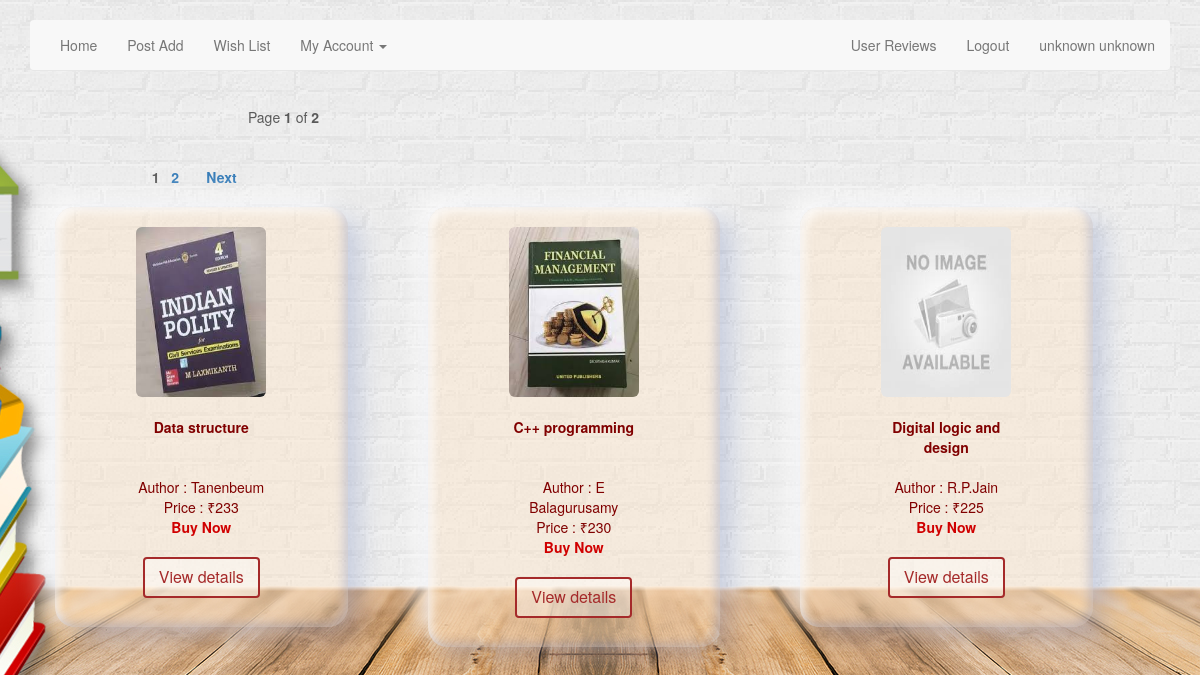
/HOME2.php, run on the app's committed database.
### tables this page shows
CREATE TABLE IF NOT EXISTS `book` (
`book_id` int(11) NOT NULL,
  `name` varchar(50) NOT NULL,
  `author` varchar(50) NOT NULL,
  `publication` varchar(30) DEFAULT NULL,
  `edition` int(3) DEFAULT NULL,
  `description` varchar(1500) DEFAULT NULL,
  `price` varchar(5) NOT NULL,
  `category` varchar(20) NOT NULL,
  `status` varchar(10) NOT NULL DEFAULT 'Active',
  `imagename` varchar(50) DEFAULT 'noimage.jpg',
  `image` blob
);

### conne.inc.php (called while the page is built, shortened)
<?php
$c=mysqli_connect('localhost','root','') or die("NOT CONNECTED");
$cc=mysqli_select_db( $c,'hello1');
?>

### core2.php (called while the page is built, shortened)
<?php
function dbi_result($result, $row, $field)
{
  if ($result->num_rows == 0) return 'unknown';
  $result->data_seek($row);
  $ceva = $result->fetch_assoc();
  return (isset($ceva[$field]) ? $ceva[$field]
    : (strpos($field, '.') ? $ceva[substr($field, strrpos($field, '.') + 1)] : ''));
}
function getuserfield($field)
{
require 'conne.inc.php';
$query="SELECT `$field` FROM `user` WHERE `user_id`='".$_SESSION['user_id']."'";
if($query_run=mysqli_query($c,$query))
{
if($query_result=dbi_result($query_run,0,$field))
{
   return $query_result;
}
else
{
  echo 'UNKNOWN USER';
 }
}
}
?>

### HOME2.php (the view, shortened to what this page needs)
<?php
require 'universal.inc.php';
$sql="SELECT * FROM `book` WHERE 1";
if($dhanu=mysqli_query($c,$sql))
{
if(mysqli_num_rows($dhanu)==0)
{
echo "NO RESSSULT FOUND";
}
else{
$query = mysqli_query($c,$sql);
$rows = mysqli_num_rows($query);
$page_rows = 3;
$last = ceil($rows/$page_rows);
$pagenum = 1;
$limit = 'LIMIT ' .($pagenum - 1) * $page_rows .',' .$page_rows;
$sql = "SELECT * from book $limit";
$query = mysqli_query($c,$sql);
$textline2 = "Page <b>$pagenum</b> of <b>$last</b>";
$paginationCtrls = '';
if($last != 1){
	$paginationCtrls .= ''.$pagenum.' &nbsp; ';
	for($i = $pagenum+1; $i <= $last; $i++){
		$paginationCtrls .= '<a href="'.$_SERVER['PHP_SELF'].'?pn='.$i.'">'.$i.'</a> &nbsp; ';
	}
    if ($pagenum != $last) {
        $next = $pagenum + 1;
        $paginationCtrls .= ' &nbsp; &nbsp; <a href="'.$_SERVER['PHP_SELF'].'?pn='.$next.'">Next</a> ';
    }
}
$list = '';
?><!DOCTYPE html>
<html lang="en">
<head>
    <link href="dist/css/bootstrap.min.css" rel="stylesheet">
    <link href="carousel.css" rel="stylesheet">
  </head>
  <body>
    <div class="navbar-wrapper">
      <div class="container">
        <nav class="navbar navbar-default navbar-static-top">
          <div class="container">
           <div id="navbar" class="navbar-collapse collapse">
          <ul class="nav navbar-nav">
          <li><a href="HOME2.php">Home</a></li>
            <li><a href="post2.php">Post Add</a></li>
            <li><a href="wlist2.php">Wish List</a></li>
             <li class="dropdown">
              <a href="#" class="dropdown-toggle" data-toggle="dropdown" role="button" aria-expanded="false">My Account <span class="caret"></span></a>
            </li>
          </ul>
          <ul class="nav navbar-nav navbar-right">
 <li><a href="revieww.php">User Reviews</a></li>
		    <li><a href="logout.php">Logout</a></li>
            <li><a href="accountinfo.php"><?php echo getuserfield('fname').' '.getuserfield('lname');?>
</a></li>
            </ul>
        </div> </div>
        </nav>
      </div>
    </div>
<form  method="post" action="searchres.php?go"  id="searchform">
	      &nbsp;&nbsp;&nbsp;&nbsp;&nbsp;&nbsp;&nbsp;&nbsp;&nbsp;&nbsp;&nbsp;&nbsp;&nbsp;&nbsp;&nbsp;&nbsp;&nbsp;&nbsp;&nbsp;&nbsp;&nbsp;&nbsp;&nbsp;&nbsp;&nbsp;&nbsp;&nbsp;&nbsp;&nbsp;&nbsp;&nbsp;&nbsp;&nbsp;&nbsp;&nbsp;&nbsp;&nbsp;&nbsp;&nbsp;&nbsp;&nbsp;&nbsp;&nbsp;&nbsp;&nbsp;&nbsp;&nbsp;&nbsp;&nbsp;&nbsp;&nbsp;&nbsp;&nbsp;&nbsp;&nbsp;&nbsp;&nbsp;
		 Search : &nbsp;&nbsp;&nbsp;&nbsp; <input  type="text" name="name1" style="height: 29px"> &nbsp;&nbsp;&nbsp;&nbsp;&nbsp;&nbsp;&nbsp;&nbsp;&nbsp;&nbsp;&nbsp;&nbsp;&nbsp;&nbsp;&nbsp;
	    </form>
	<div>
  <p style="margin-left:100px;"><?php echo '<br><br>&nbsp;&nbsp;&nbsp;&nbsp;&nbsp;&nbsp;&nbsp;&nbsp;&nbsp;&nbsp;&nbsp;&nbsp;&nbsp;&nbsp;&nbsp;&nbsp;&nbsp;&nbsp;&nbsp;&nbsp;&nbsp;&nbsp;&nbsp;&nbsp;&nbsp;&nbsp;&nbsp;&nbsp;&nbsp;&nbsp;&nbsp;&nbsp;&nbsp;&nbsp;&nbsp;&nbsp;&nbsp;&nbsp;'.$textline2; ?></p>
  <p><?php echo '&nbsp;&nbsp;&nbsp;&nbsp;&nbsp;&nbsp;&nbsp;&nbsp;&nbsp;&nbsp;&nbsp;&nbsp;&nbsp;&nbsp;&nbsp;&nbsp;&nbsp;&nbsp;&nbsp;'.$list; ?></p>
  <div id="pagination_controls"><?php echo'&nbsp;&nbsp;&nbsp;
  &nbsp;&nbsp;&nbsp;&nbsp;&nbsp;&nbsp;&nbsp;&nbsp;&nbsp;&nbsp;&nbsp;&nbsp;&nbsp;&nbsp;&nbsp;&nbsp;&nbsp;&nbsp;&nbsp;&nbsp;&nbsp;&nbsp;&nbsp;&nbsp;&nbsp;&nbsp;&nbsp;&nbsp;&nbsp;&nbsp;&nbsp;&nbsp;&nbsp;&nbsp;&nbsp;<b>'.$paginationCtrls.'</b>'; ?></div>
</div>
	  <?php
echo'<br>';
while($row=mysqli_fetch_assoc($query))
{
if(!$bookname=$row['name'])
{break;}
$author=$row['author'];
$price=$row['price'];
$status=$row['status'];
$bookid=$row['book_id'];
$image=$row['imagename'];
?>
<div class="container marketing">
      <div class="row">
		<?php
       if($status!='Sold' && $status!='Deactive')
       { echo	"<div class='col-lg-3' style='min-height : 380px; border: none; border-radius : 20px; margin : 0 40px;padding : 20px 80px; text-align:center; background-color:rgba(255,228,196,0.4);box-shadow: 12px 12px 25px 0px rgba(55, 84, 170, 0.2), -12px -12px 25px 0px rgba(255, 255, 255, 0.7), inset -5px -5px 10px 0px rgba(55, 84, 170, 0.2), inset 5px 5px 10px 0px rgba(255, 255, 255, 0.7);'>";
		     if($image)
            {
                 echo "<img  class=\"img-rounded\" src=.\assets\img\\$image height=\"170px\" width=\"130px\"  alt=\"Generic placeholder image\"   >  ";
            }
            else
            {
        ?>
                <img class="img-rounded" src="./assets/img/book2.jpg" alt="Generic placeholder image" style="width: 130px; height: 170px;">
        <?php
            }
          ?>
          <?php echo"<br><br><div style='height : 20px;'><a style=' text-decoration : none; color : rgb(128,0,0); margin-top : 8px; padding : 16px 0;' id='various3' href='perticular.php?id=$bookid'><b>$bookname</b></a></div>";
                   echo"<br><span style='text-decoration : none; color : rgb(128,0,0);'><br>Author : $author</span>";
           echo"<span style='text-decoration : none; color : rgb(128,0,0);'><br>Price : ₹$price</span>";
                     if($status!='Booked')
                    {
                            echo"<br><a style='text-decoration : none; color : rgb(208,0,0);' id='various3' href='booking2.php?id=$bookid'><b>Buy Now</b></a>";
                    }
                    else
					{
					        echo"<br>Already Booked";
					}
          echo"<br><div style='height:50px; margin-top:20px;'><a class=\"btn success\"id='various3' href='perticular.php?id=$bookid' role=\"button\">View details</a></div>";
		}			?>
        </div>
<?php
}}}
?>
    </div>
  </body>
</html>

### carousel.css (style rules this page uses)
body { padding-bottom: 40px; color: #5a5a5a; }
.navbar-wrapper { position: absolute; top: 0; right: 0; left: 0; z-index: 20; }
.navbar-wrapper > .container { padding-right: 0; padding-left: 0; }
.navbar-wrapper .navbar { padding-right: 15px; padding-left: 15px; }
.navbar-wrapper .navbar .container { width: auto; }
@media (min-width: 768px) { .navbar-wrapper { margin-top: 20px; } }
@media (min-width: 768px) { .navbar-wrapper .container { padding-right: 15px; padding-left: 15px; } }
@media (min-width: 768px) { .navbar-wrapper .navbar { padding-right: 0; padding-left: 0; } }
@media (min-width: 768px) { .navbar-wrapper .navbar { border-radius: 4px; } }

### HOME2.php (style rules this page uses)
body { background-image: url("./assets/img/final.jpg"); background-position: center; background-repeat: no-repeat; background-size: cover; }
.btn { border: 2px solid black; background-color: rgba(255, 255, 255, 0.4); color: black; padding: 7px 14px; font-size: 16px; cursor: pointer; }
.success { border-color: rgb(165,42,42); color: rgb(165,42,42); }

### data on the page
book: imagename (picture), name "Data structure", author "Tanenbeum", price "233"
book: imagename (picture), name "C++ programming", author "E Balagurusamy", price "230"
book: imagename (placeholder picture), name "Digital logic and design", author "R.P.Jain", price "225"

### other printed values
getuserfield('fname') "unknown"
getuserfield('lname') "unknown"
$pagenum "1"
$last "2"
